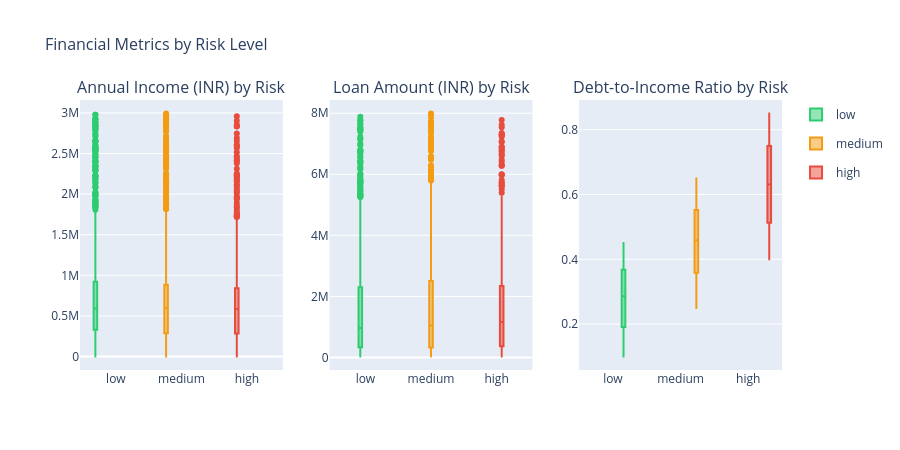

This figure's notebook cell:
### Markdown cell above
## 2.3 Income, Loan Amount & Debt-to-Income Ratio

### Code cell
fig = make_subplots(rows=1, cols=3,
                    subplot_titles=['Annual Income (INR) by Risk',
                                    'Loan Amount (INR) by Risk',
                                    'Debt-to-Income Ratio by Risk'])

for i, col in enumerate(['annual_income_inr', 'loan_amount_inr', 'debt_to_income_ratio'], 1):
    for risk in ['low', 'medium', 'high']:
        vals = df[df['risk_level'] == risk][col]
        fig.add_trace(
            go.Box(y=vals, name=risk, marker_color=RISK_COLORS[risk],
                   showlegend=(i == 1), legendgroup=risk),
            row=1, col=i
        )

fig.update_layout(title='Financial Metrics by Risk Level',
                  title_font_size=16, height=450, boxmode='group')
fig.write_html('outputs/financial_metrics_by_risk.html')
fig.show()
print('✅ Saved → outputs/financial_metrics_by_risk.html')

### Figure 1 — Plotly figure (JSON) as saved in the notebook; plotly's stock layout.template omitted (floating-point values rounded to 4 significant figures; data arrays with more than 128 entries replaced by an {"elided": "..."} marker saying what was removed)
{"data": [{"legendgroup": "low", "marker": {"color": "#2ecc71"}, "name": "low", "showlegend": true, "type": "box", "xaxis": "x", "y": {"elided": "771 int values"}, "yaxis": "y"}, {"legendgroup": "medium", "marker": {"color": "#f39c12"}, "name": "medium", "showlegend": true, "type": "box", "xaxis": "x", "y": {"elided": "729 int values"}, "yaxis": "y"}, {"legendgroup": "high", "marker": {"color": "#e74c3c"}, "name": "high", "showlegend": true, "type": "box", "xaxis": "x", "y": {"elided": "500 int values"}, "yaxis": "y"}, {"legendgroup": "low", "marker": {"color": "#2ecc71"}, "name": "low", "showlegend": false, "type": "box", "xaxis": "x2", "y": {"elided": "771 int values"}, "yaxis": "y2"}, {"legendgroup": "medium", "marker": {"color": "#f39c12"}, "name": "medium", "showlegend": false, "type": "box", "xaxis": "x2", "y": {"elided": "729 int values"}, "yaxis": "y2"}, {"legendgroup": "high", "marker": {"color": "#e74c3c"}, "name": "high", "showlegend": false, "type": "box", "xaxis": "x2", "y": {"elided": "500 int values"}, "yaxis": "y2"}, {"legendgroup": "low", "marker": {"color": "#2ecc71"}, "name": "low", "showlegend": false, "type": "box", "xaxis": "x3", "y": {"elided": "771 float values"}, "yaxis": "y3"}, {"legendgroup": "medium", "marker": {"color": "#f39c12"}, "name": "medium", "showlegend": false, "type": "box", "xaxis": "x3", "y": {"elided": "729 float values"}, "yaxis": "y3"}, {"legendgroup": "high", "marker": {"color": "#e74c3c"}, "name": "high", "showlegend": false, "type": "box", "xaxis": "x3", "y": {"elided": "500 float values"}, "yaxis": "y3"}], "layout": {"annotations": [{"font": {"size": 16}, "showarrow": false, "text": "Annual Income (INR) by Risk", "x": 0.1444, "xanchor": "center", "xref": "paper", "y": 1, "yanchor": "bottom", "yref": "paper"}, {"font": {"size": 16}, "showarrow": false, "text": "Loan Amount (INR) by Risk", "x": 0.5, "xanchor": "center", "xref": "paper", "y": 1, "yanchor": "bottom", "yref": "paper"}, {"font": {"size": 16}, "showarrow": false, "text": "Debt-to-Income Ratio by Risk", "x": 0.8556, "xanchor": "center", "xref": "paper", "y": 1, "yanchor": "bottom", "yref": "paper"}], "boxmode": "group", "height": 450, "title": {"font": {"size": 16}, "text": "Financial Metrics by Risk Level"}, "xaxis": {"anchor": "y", "domain": [0, 0.2889]}, "xaxis2": {"anchor": "y2", "domain": [0.3556, 0.6444]}, "xaxis3": {"anchor": "y3", "domain": [0.7111, 1]}, "yaxis": {"anchor": "x", "domain": [0, 1]}, "yaxis2": {"anchor": "x2", "domain": [0, 1]}, "yaxis3": {"anchor": "x3", "domain": [0, 1]}}}
